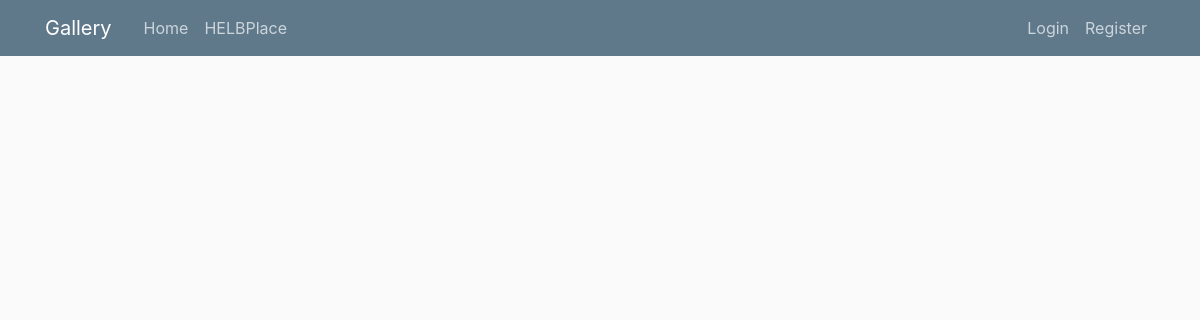
The page /gallery/ on the database as committed earlier.
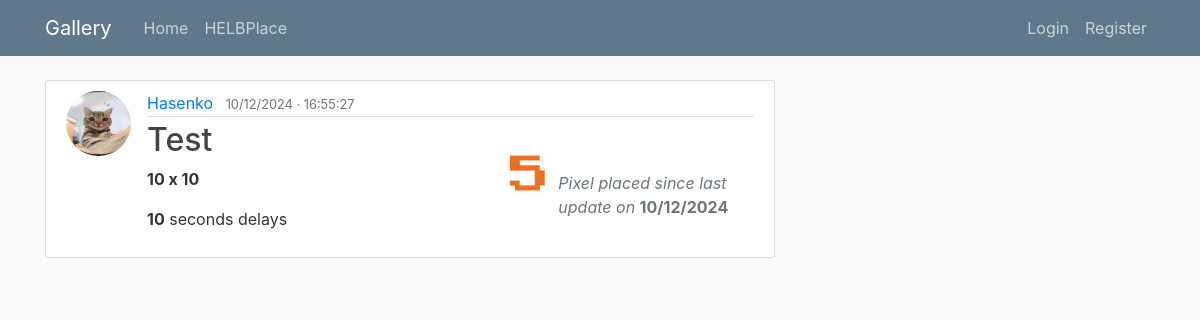
The same page on the database as committed later.
### blog/models.py (models this page shows, shortened)
class Canvas(models.Model):
    title = models.CharField(max_length=100)
    width = models.PositiveIntegerField(default=10)
    height = models.PositiveIntegerField(default=10)
    time_to_wait = models.PositiveIntegerField(default=10, verbose_name="Time to wait (in seconds)")
    content = models.TextField(default='blank')
    date_posted = models.DateTimeField(default=timezone.now)
    author = models.ForeignKey(User, on_delete=models.CASCADE)
    def get_pixel_list(content):
        pixel_list = []
        i = 0
        pixel = ""
        for letter in content:
            if i%7 == 0 and i != 0:
                pixel_list.append(pixel)
                pixel = ""
            pixel += letter
            i += 1
        pixel_list.append(pixel)
        return pixel_list

### users/models.py (models this page shows, shortened)
class Profile(models.Model):
    user = models.OneToOneField(User, on_delete=models.CASCADE)
    image = models.ImageField(default='default.jpg', upload_to='profile_pics')

### blog/views.py (the view)
# urls.py: path('', CanvasListView.as_view(), name='blog-home'),
class CanvasListView(ListView):
    model = Canvas
    template_name = 'blog/home.html'  # by default: <app>/<model>_<viewtype>.html
    context_object_name = 'canvases'
    ordering = ['-date_posted']  # replace with 'intensity' of the canvas
    def get_queryset(self):
        canvases = super().get_queryset()
        for canvas in canvases:
            canvas.content = Canvas.get_pixel_list(canvas.content)
        canvas_stats = CanvasStatistics.objects.all()
        canvas_pixel_placed_last_day = {}
        for stats in canvas_stats:
            contrib_days = stats.contributions_day
            if not contrib_days:
                canvas_pixel_placed_last_day[stats.canvas] = ['N/A', 0]
                continue
            last_day = sorted(contrib_days.keys(), key=lambda x: timezone.datetime.strptime(x, '%Y-%m-%d'))[-1]
            last_day_django_format = parse_date(last_day)
            last_day_value = contrib_days[last_day]
            canvas_pixel_placed_last_day[stats.canvas] = [last_day_django_format, last_day_value]
        sorted_canvas_pixel_placed_last_day = dict(sorted(
            (canvas for canvas in canvas_pixel_placed_last_day.items() if canvas[1][0] != 'N/A'),
            key=lambda x: (x[1][0], x[1][1]),
            reverse=True
        ))
        na_entries = {canvas: value for canvas, value in canvas_pixel_placed_last_day.items() if value[0] == 'N/A'}
        sorted_canvas_pixel_placed_last_day.update(na_entries)
        return sorted_canvas_pixel_placed_last_day

### blog/templates/blog/home.html (shortened to what this page needs)
{% extends "blog/base.html" %}
{% block content %}
    {% for canvas, last_modif in canvases.items %}
        <div class="canvas-post">
            <article class="media content-section">
                <img class="rounded-circle article-img" src="{{ canvas.author.profile.image.url }}" alt="author image">
                <div class="media-body">
                    <div class="article-metadata d-flex align-items-center justify-content-between">
                        <div>
                            <a class="mr-2" href="{% url 'user-profile' canvas.author.id %}">{{ canvas.author }}</a>
                            <small class="text-muted">{{ canvas.date_posted|date:"d/m/Y · H:i:s" }}</small>
                        </div>
                    </div>
                    <div class="canvas-desc">
                        <div class="left">
                            <div class="top">
                                <h2><a class="article-title" href="{% url 'canvas-detail' canvas.id %}">{{ canvas.title }}</a></h2>
                                <p><b>{{ canvas.width }} x {{ canvas.height }}</b></p>
                            </div>
                            <div class="bottom">
                                <p><b>{{ canvas.time_to_wait }}</b> seconds delays</p>
                            </div>
                        </div>
                        <div class="right">
                            {% if last_modif.0|date:"d/m/Y" %}
                                <div class="right-left">
                                    <span id="nb_pixel_placed_last_modif">{{ last_modif.1 }}</span>
                                </div>
                                <div class="right-right text-muted">
                                    <p><i>Pixel placed since last update on </i><b>{{ last_modif.0|date:"d/m/Y" }}</b></p>
                                </div>
                            {% else %}
                                <p class="text-muted" id="na_pixel_placed_last_modif"><i>No pixel placed yet,</i><b><a href="{% url 'canvas-detail' canvas.id %}" style="color: #eb7121;"> be the first one !</a></b></p>
                            {% endif %}
                        </div>
                    </div>
                </div>
            </article>
        </div>
    {% endfor %}
{% endblock content %}

Rows that differ between the two databases and show on the page:
added Canvas: author.profile.image (picture), author "Hasenko", date_posted "10/12/2024 · 16:55:27", title "Test", width "10", height "10", time_to_wait "10", last_modif "5", date_posted "10/12/2024"
